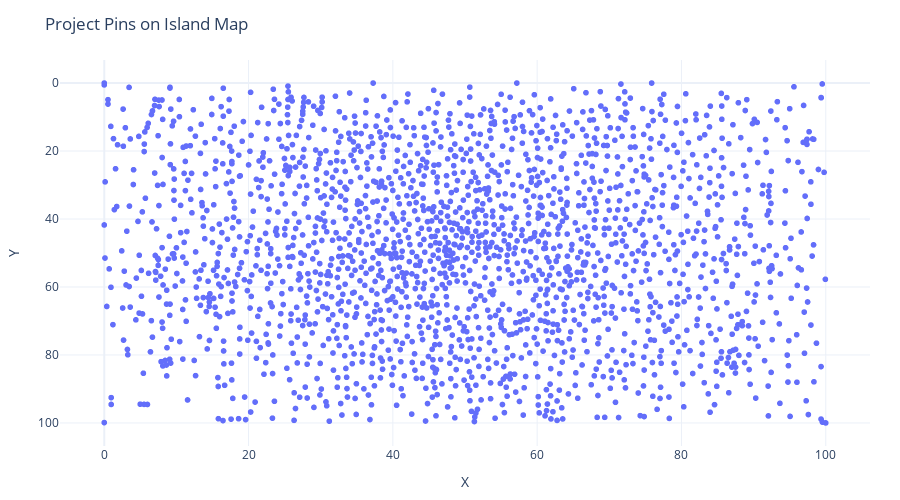

The notebook cell this image was saved under:
### Markdown cell above
## Project map (island)
Scatter plot of project pins using x and y coordinates.

### Code cell
x_col, y_col = None, None
for cand in ['x', 'x_coord', 'x_coordinate']:
    if cand in df.columns:
        x_col = cand
        break
for cand in ['y', 'y_coord', 'y_coordinate']:
    if cand in df.columns:
        y_col = cand
        break

if x_col is None or y_col is None:
    print('No x/y coordinate columns found for map')
else:
    _map = df.copy()
    _map['x_num'] = pd.to_numeric(_map[x_col], errors='coerce')
    _map['y_num'] = pd.to_numeric(_map[y_col], errors='coerce')
    _map = _map.dropna(subset=['x_num', 'y_num'])

    title_col = None
    for cand in ['title', 'project_title', 'name', 'display_name']:
        if cand in _map.columns:
            title_col = cand
            break

    fig = px.scatter(_map, x='x_num', y='y_num',
                     title='Project Pins on Island Map',
                     labels={'x_num': 'X', 'y_num': 'Y'},
                     hover_data={title_col: True} if title_col else None)
    fig.update_yaxes(autorange='reversed')  # y-down if background image aligns that way
    fig.update_layout(height=max(DEFAULT_HEIGHT, 500))
    fig.show()
    save_plotly(fig, name='project_map_scatter', description='Scatter plot of project pins using x/y map coordinates', friendly_name='Projects Map (scatter)')

### Figure 1 — Plotly figure (JSON) as saved in the notebook; plotly's stock layout.template omitted (floating-point values rounded to 4 significant figures; data arrays with more than 128 entries replaced by an {"elided": "..."} marker saying what was removed)
{"data": [{"customdata": {"elided": "2022x1 str values"}, "hovertemplate": "X=%{x}<br>Y=%{y}<br>title=%{customdata[0]}<extra></extra>", "legendgroup": "", "marker": {"color": "#636efa", "symbol": "circle"}, "mode": "markers", "name": "", "showlegend": false, "type": "scattergl", "x": {"elided": "2022 float values"}, "xaxis": "x", "y": {"elided": "2022 float values"}, "yaxis": "y"}], "layout": {"height": 500, "legend": {"tracegroupgap": 0}, "title": {"text": "Project Pins on Island Map"}, "xaxis": {"anchor": "y", "domain": [0, 1], "title": {"text": "X"}}, "yaxis": {"anchor": "x", "autorange": "reversed", "domain": [0, 1], "title": {"text": "Y"}}}}
